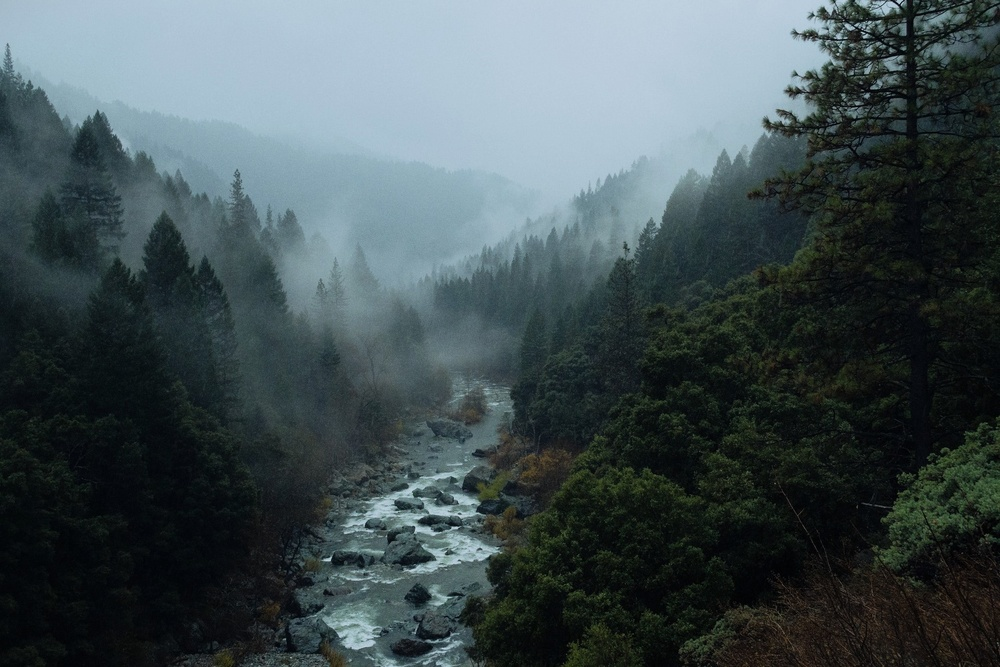
#> input picture imgs/Home - Copy.jpg, 1000 x 667 px, shrunk from 1920 x 1280 before the run; its folder holds only this picture in this run
$ python photoEditor.py
#> lines starting #> are read from the running program, lines starting #| are printed output that depends on the picture
import os

from PIL import Image, ImageEnhance,ImageFilter

path = "./imgs"
pathOut = "/editedImgs"


for filename in os.listdir(path):
    img = Image.open(f"{path}/{filename}").convert("L")
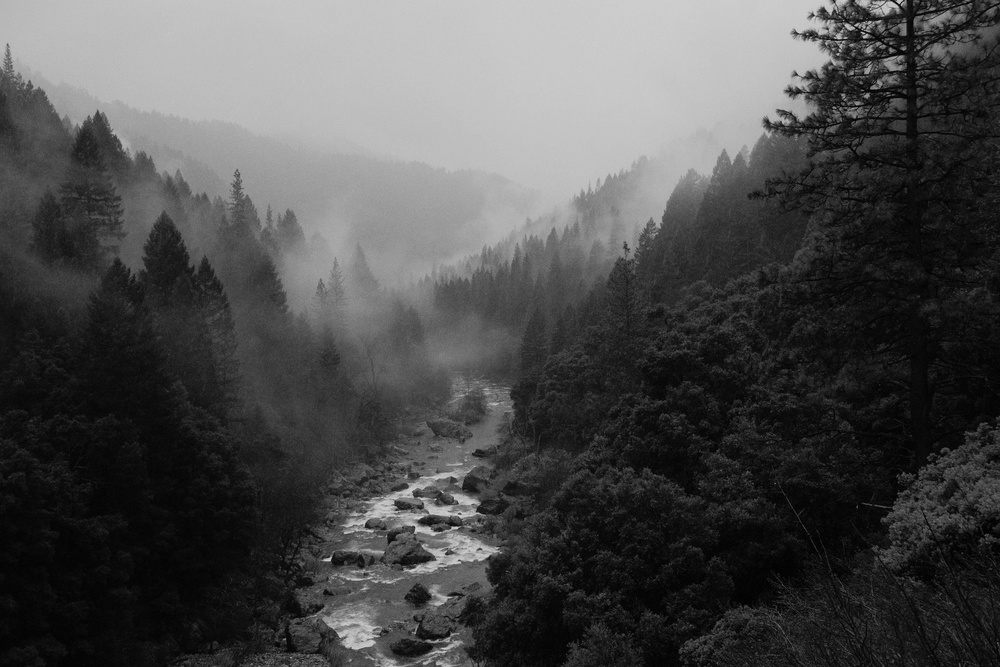
#> img: PIL image 1000x667 L; min 0, max 214, mean 76

    clean_name = os.path.splitext(filename)[0]

    edit = img.filter(ImageFilter.SHARPEN)

    edit.save(f"./{pathOut}/{clean_name}_edited.jpg")

$ run again, on imgs/c9e6da17ff9654b021651d9a5dc4fcf66490a39be8eab53daeb19be225ca8b13.jpg
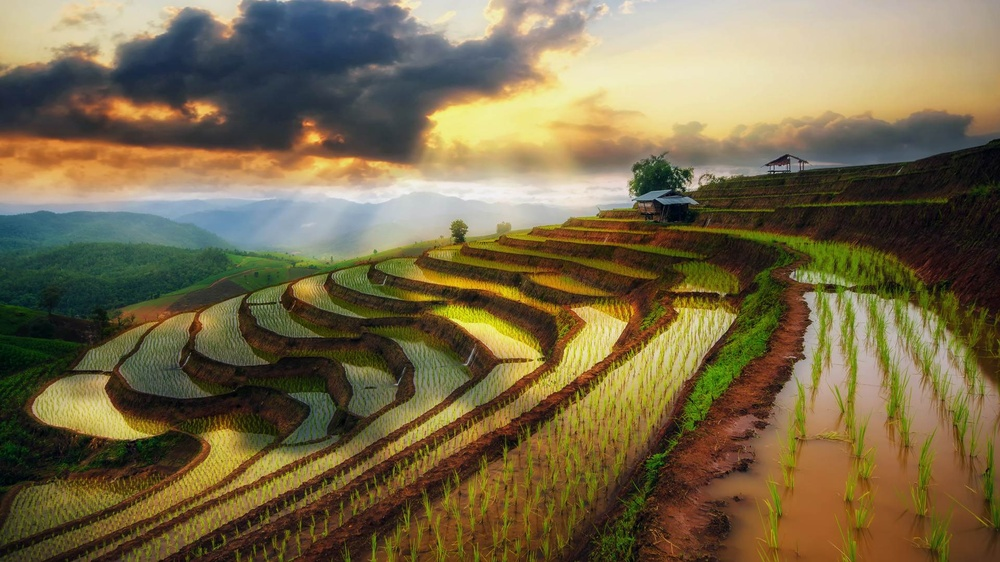
#> input picture imgs/c9e6da17ff9654b021651d9a5dc4fcf66490a39be8eab53daeb19be225ca8b13.jpg, 1000 x 562 px, shrunk from 1920 x 1080 before the run
#> `img = Image.open(f"{path}/{filename}").convert("L")`:
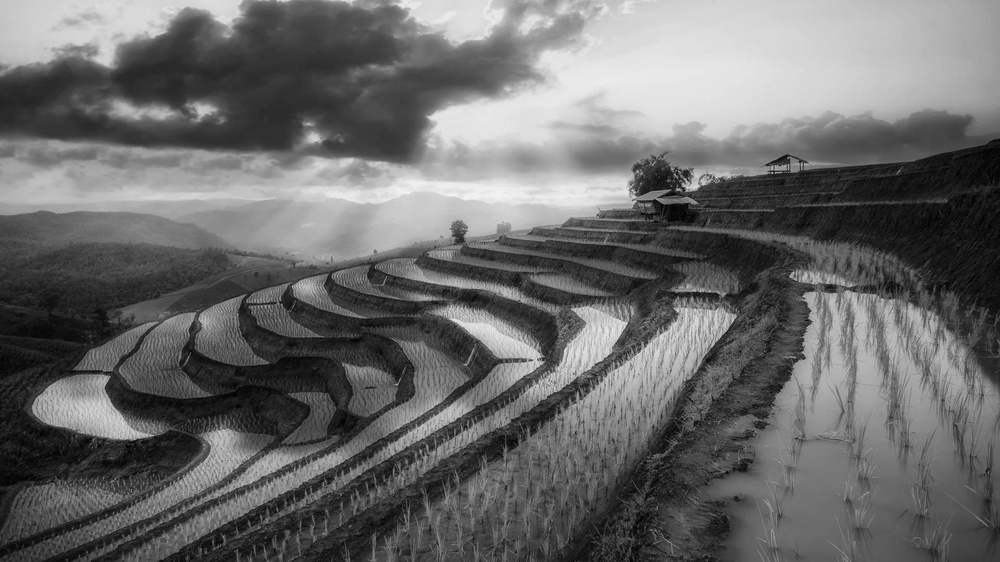
#> img: PIL image 1000x562 L; min 0, max 244, mean 106.3

$ run again, on imgs/peakpx.jpg
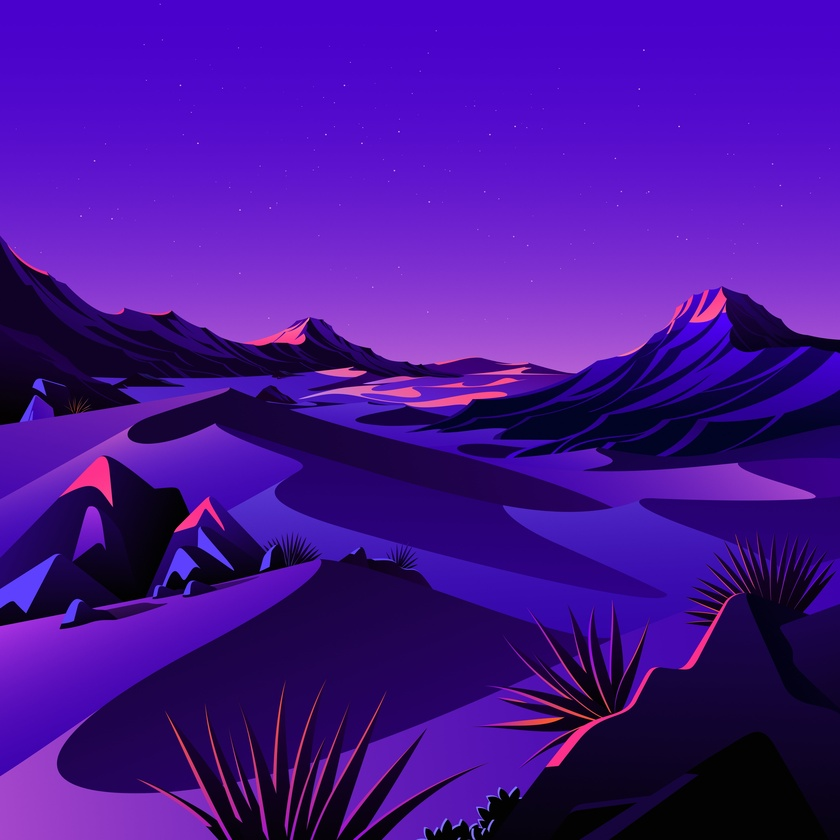
#> input picture imgs/peakpx.jpg, 840 x 840 px, shrunk from 6016 x 6016 before the run
#> `img = Image.open(f"{path}/{filename}").convert("L")`:
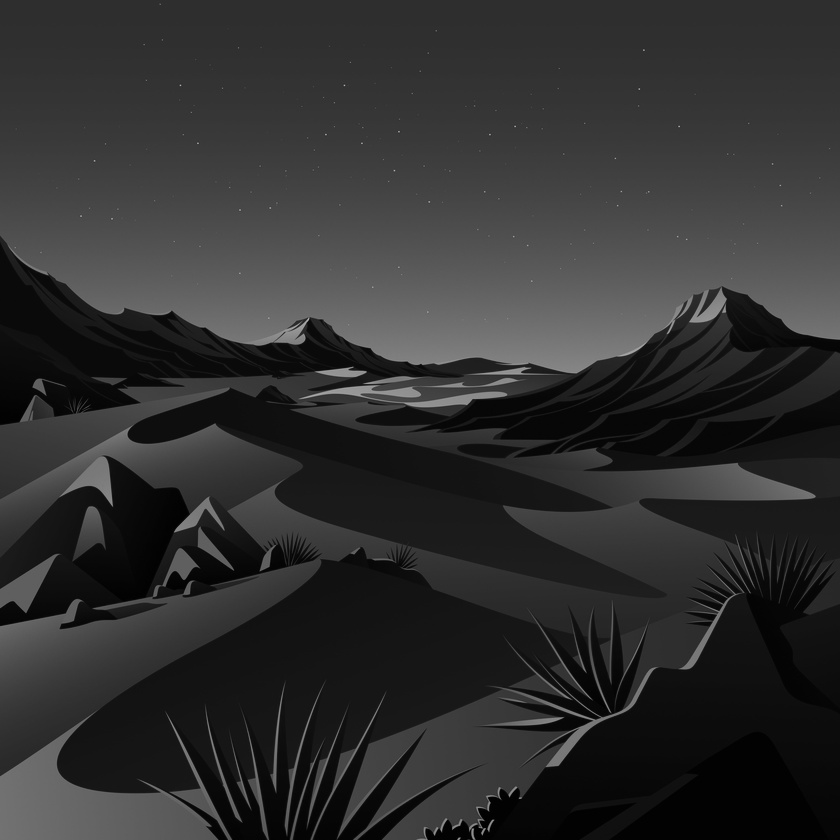
#> img: PIL image 840x840 L; min 0, max 180, mean 47.5

$ run again, on imgs/sunny-oc.jpg.jpg
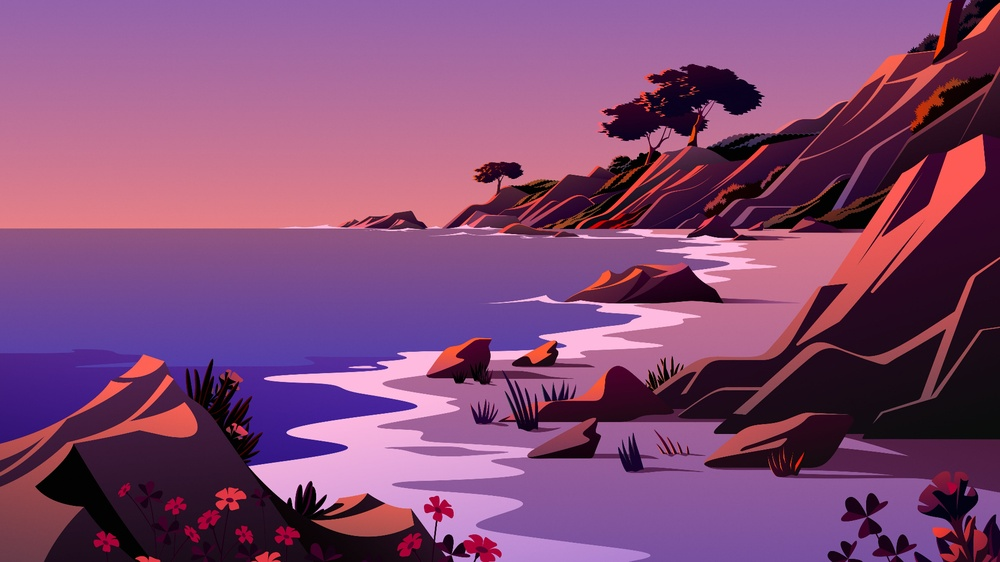
#> input picture imgs/sunny-oc.jpg.jpg, 1000 x 562 px, shrunk from 1920 x 1080 before the run
#> `img = Image.open(f"{path}/{filename}").convert("L")`:
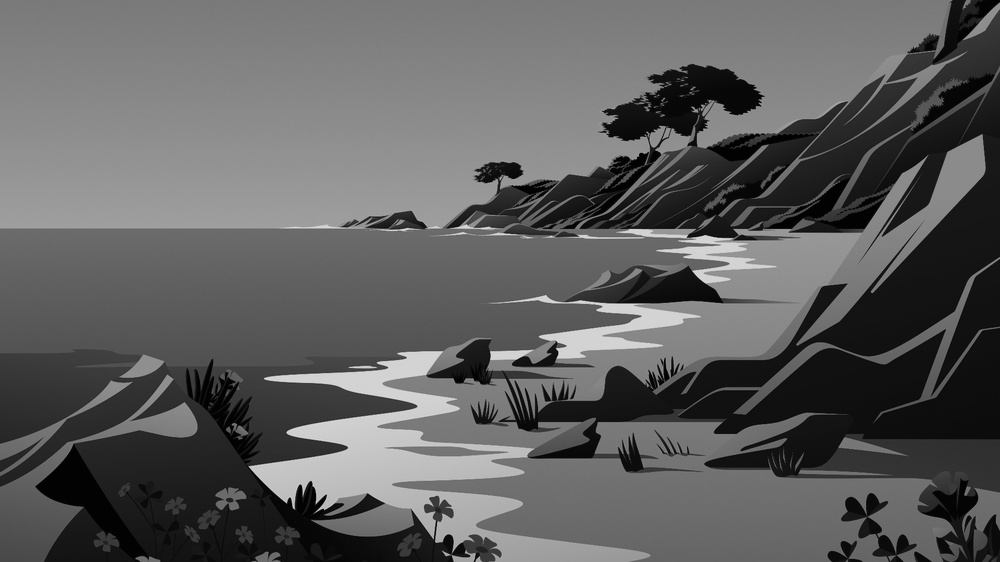
#> img: PIL image 1000x562 L; min 0, max 225, mean 94.5
